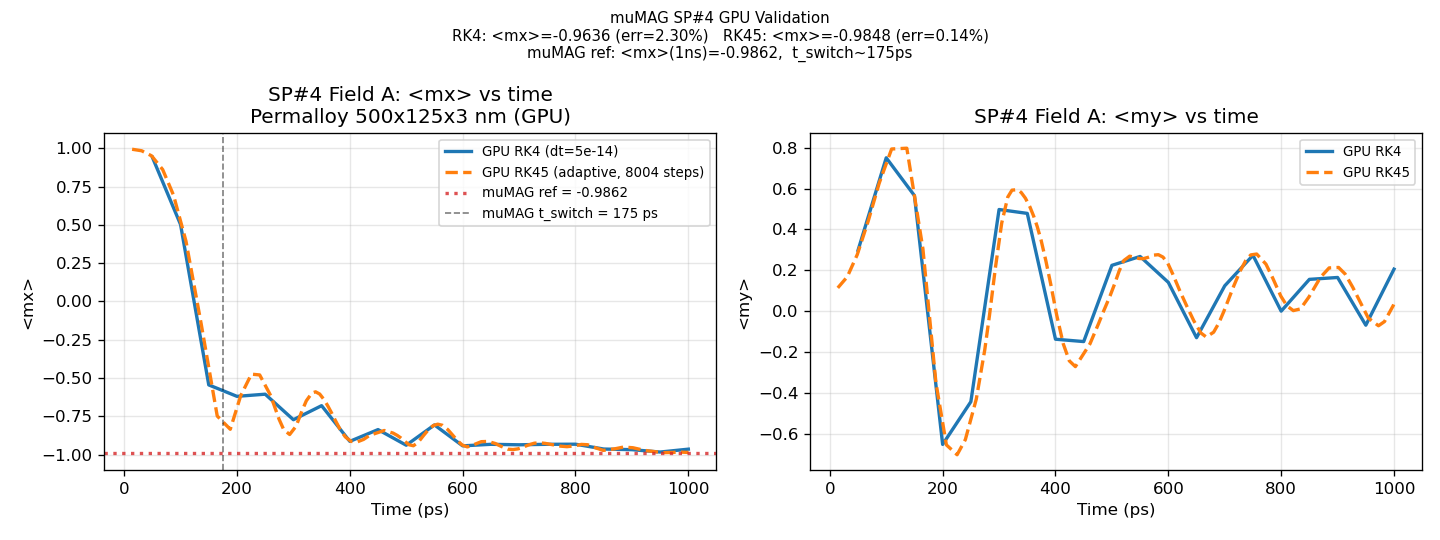

Write the Python code that produced this figure.
"""
Notebook 28: muMAG Standard Problem #4 GPU Full Validation

SP#4 (Field A): Permalloy 500x125x3 nm, 200x50x1 cells (2.5x2.5x3 nm).
H_ext = (-24.6, 4.3, 0) kA/m applied instantaneously at t=0.

muMAG reference (consensus):  <mx>(1 ns) = -0.9862,  t_switch ~ 0.175 ns

This notebook:
  A) GPU RK4  (fixed dt = 5e-14 s, 20000 steps, 1 ns)
  B) GPU RK45 (adaptive DOPRI5, same physical time 1 ns)
  C) CPU  RK4 (first 500 steps = 25 ps, accuracy cross-check)
  D) Plot <mx>(t), <my>(t) for GPU RK4 + RK45 vs muMAG reference
"""

import os, sys, time
sys.path.insert(0, os.path.join(os.path.dirname(__file__), '..', 'build', 'windows-msvc-cuda', 'python'))
os.add_dll_directory('C:/Program Files/NVIDIA GPU Computing Toolkit/CUDA/v13.2/bin/x64')

import numpy as np
import micromag as mm

print("Notebook 28: SP#4 GPU Full Validation")
print(f"  CUDA: {mm.cuda_available()}")

# ---------------------------------------------------------------------------
# Setup: SP#4 Field A
# 200x50x1, dx=dy=2.5 nm, dz=3 nm -> physical 500x125x3 nm Permalloy
# ---------------------------------------------------------------------------
Nx, Ny, Nz = 200, 50, 1
dx, dy, dz  = 2.5e-9, 2.5e-9, 3.0e-9
g = mm.StructuredGrid(Nx, Ny, Nz, dx, dy, dz)

mat = mm.Material.permalloy()          # Ms=860 kA/m, A=13 pJ/m, alpha=0.02
Hx, Hy = -24.6e3, 4.3e3               # SP#4 Field A [A/m]

print(f"\nSP#4 geometry: {Nx}x{Ny}x{Nz}, dx={dx*1e9:.1f}x{dy*1e9:.1f}x{dz*1e9:.1f} nm")
print(f"  Physical: {int(Nx*dx*1e9)}x{int(Ny*dy*1e9)}x{int(Nz*dz*1e9)} nm")
print(f"  H_ext: ({Hx/1e3:.1f}, {Hy/1e3:.1f}, 0) kA/m")
print(f"  muMAG ref: <mx>(1 ns) = -0.9862,  t_switch ~ 175 ps")

# Initial state: quasi-uniform, slightly tilted toward +y
a0 = np.zeros((Nz, Ny, Nx, 3))
a0[..., 0] = 1.0; a0[..., 1] = 0.1
n = np.linalg.norm(a0, axis=-1, keepdims=True)
a0 = a0 / n
m0 = mm.VectorField3D(g)
mm.from_numpy(m0, a0)

def mean_mx_my(m_field):
    a = mm.to_numpy(m_field)         # (nz, ny, nx, 3)
    return float(a[..., 0].mean()), float(a[..., 1].mean())

# GPU fields (shared across integrators)
demag_g  = mm.DemagFieldGPU(g)
exch_g   = mm.ExchangeFieldGPU(g)
zeeman_g = mm.ZeemanFieldGPU(g)
zeeman_g.H_ext = mm.Vec3(Hx, Hy, 0.0)

fields_g = mm.FieldSumGPU()
fields_g.add(exch_g)
fields_g.add(zeeman_g)

torques_g = mm.SpinTorqueSumGPU()    # empty (no STT)

# ---------------------------------------------------------------------------
# Part A: GPU RK4  (dt = 5e-14 s, 1 ns)
# ---------------------------------------------------------------------------
print("\n--- Part A: GPU RK4 (dt=5e-14 s, 1 ns = 20000 steps) ---")

dt_rk4   = 5e-14
n_total  = 20000          # 1 ns
log_int  = 1000           # log every 50 ps

integ_rk4 = mm.RK4IntegratorGPU(g, dt_rk4)
integ_rk4.upload(m0)

mx_rk4, my_rk4, t_rk4 = [], [], []
switched_rk4, t_switch_rk4 = False, -1.0

print(f"  {'t (ps)':>9}  {'<mx>':>10}  {'<my>':>10}")
t0 = time.time()
for k in range(1, n_total + 1):
    integ_rk4.step(mat, demag_g, fields_g, torques_g)
    if k % log_int == 0:
        m_tmp = mm.VectorField3D(g)
        integ_rk4.download(m_tmp)
        mx, my = mean_mx_my(m_tmp)
        t_ps = k * dt_rk4 * 1e12
        mx_rk4.append(mx); my_rk4.append(my); t_rk4.append(t_ps)
        if k % (log_int * 4) == 0:
            print(f"  {t_ps:>9.0f}  {mx:>10.6f}  {my:>10.6f}")
        if not switched_rk4 and mx < 0:
            switched_rk4 = True
            t_switch_rk4 = t_ps

wall_rk4 = time.time() - t0
mx_fin_rk4 = mx_rk4[-1]
print(f"  Wall: {wall_rk4:.1f} s  ({wall_rk4/n_total*1e3:.3f} ms/step)")
print(f"  <mx>(1 ns) = {mx_fin_rk4:.4f}  (muMAG: -0.9862,  err={abs(mx_fin_rk4+0.9862)*100:.2f}%)")
if switched_rk4:
    print(f"  t_switch ~ {t_switch_rk4:.0f} ps  (muMAG: 175 ps)")

# ---------------------------------------------------------------------------
# Part B: GPU RK45 (adaptive DOPRI5, 1 ns)
# ---------------------------------------------------------------------------
print("\n--- Part B: GPU RK45 adaptive (DOPRI5, 1 ns) ---")

t_end    = 1e-9
opts_rk45 = mm.RK45GPUOptions()
opts_rk45.dt_init = 1e-14
opts_rk45.rtol    = 1e-4
opts_rk45.atol    = 1e-6

integ_rk45 = mm.RK45IntegratorGPU(g, opts_rk45)
integ_rk45.upload(m0)

mx_rk45, my_rk45, t_rk45 = [], [], []
switched_rk45, t_switch_rk45 = False, -1.0

t_now = 0.0; n_steps_rk45 = 0
log_every = 100    # log every 100 accepted steps
t0 = time.time()

while t_now < t_end - 1e-18:
    integ_rk45.step(mat, demag_g, fields_g, torques_g)
    t_now += integ_rk45.dt
    n_steps_rk45 += 1
    if n_steps_rk45 % log_every == 0 or t_now >= t_end:
        m_tmp = mm.VectorField3D(g)
        integ_rk45.download(m_tmp)
        mx, my = mean_mx_my(m_tmp)
        t_ps = t_now * 1e12
        mx_rk45.append(mx); my_rk45.append(my); t_rk45.append(t_ps)
        if not switched_rk45 and mx < 0:
            switched_rk45 = True
            t_switch_rk45 = t_ps

wall_rk45 = time.time() - t0
mx_fin_rk45 = mx_rk45[-1]
print(f"  Steps taken: {n_steps_rk45}  Wall: {wall_rk45:.1f} s  ({wall_rk45/max(n_steps_rk45,1)*1e3:.3f} ms/step)")
print(f"  <mx>(1 ns) = {mx_fin_rk45:.4f}  (muMAG: -0.9862,  err={abs(mx_fin_rk45+0.9862)*100:.2f}%)")
if switched_rk45:
    print(f"  t_switch ~ {t_switch_rk45:.0f} ps  (muMAG: 175 ps)")

# ---------------------------------------------------------------------------
# Part C: CPU RK4 first 25 ps (500 steps) -- cross-check
# ---------------------------------------------------------------------------
print("\n--- Part C: CPU RK4 (first 25 ps = 500 steps) ---")

demag_c  = mm.DemagField(g)
exch_c   = mm.ExchangeField()
zeeman_c = mm.ZeemanField(mm.Vec3(Hx, Hy, 0.0))

heff_c = mm.EffectiveFieldSum()
heff_c.add(exch_c); heff_c.add(demag_c); heff_c.add(zeeman_c)

integ_cpu = mm.RK4Integrator(dt_rk4)
m_cpu = mm.VectorField3D(g)
mm.from_numpy(m_cpu, a0)

n_cpu = 1000   # 1000 steps = 50 ps  (matches first GPU log point at 50 ps)
t0 = time.time()
for _ in range(n_cpu):
    integ_cpu.step(m_cpu, mat, heff_c)
wall_cpu = time.time() - t0

mx_cpu, my_cpu = mean_mx_my(m_cpu)
print(f"  CPU 50 ps ({n_cpu} steps): <mx>={mx_cpu:.6f}  <my>={my_cpu:.6f}  ({wall_cpu:.2f} s)")

# GPU at 50 ps (first log point)
idx_50ps = min(range(len(t_rk4)), key=lambda i: abs(t_rk4[i] - 50))
print(f"  GPU RK4 ~50 ps: <mx>={mx_rk4[idx_50ps]:.6f}  (t={t_rk4[idx_50ps]:.0f} ps)")
diff = abs(mx_rk4[idx_50ps] - mx_cpu)
print(f"  CPU/GPU diff: {diff:.2e}  (should be < 1e-4)")

# ---------------------------------------------------------------------------
# Summary table
# ---------------------------------------------------------------------------
mu_ref = -0.9862
print("\n=== Summary ===")
n_cells = Nx * Ny * Nz
print(f"  Grid: {Nx}x{Ny}x{Nz} = {n_cells:,} cells, {int(Nx*dx*1e9)}x{int(Ny*dy*1e9)}x{int(Nz*dz*1e9)} nm Py")
print(f"  H_ext = ({Hx/1e3:.1f}, {Hy/1e3:.1f}, 0) kA/m  (SP#4 Field A)")
print(f"")
print(f"  {'Method':<20} {'<mx>(1ns)':>12} {'err%':>8} {'t_switch(ps)':>14} {'wall(s)':>9}")
print(f"  {'-'*68}")
sw_rk4_str  = f"{int(t_switch_rk4)}" if switched_rk4 else "N/A"
sw_rk45_str = f"{int(t_switch_rk45)}" if switched_rk45 else "N/A"
print(f"  {'muMAG consensus':<20} {mu_ref:>12.4f} {'--':>8} {'~175':>14} {'--':>9}")
print(f"  {'GPU RK4':<20} {mx_fin_rk4:>12.4f} {abs(mx_fin_rk4-mu_ref)/abs(mu_ref)*100:>8.2f}"
      f" {sw_rk4_str:>14}  {wall_rk4:>8.1f}")
print(f"  {'GPU RK45':<20} {mx_fin_rk45:>12.4f} {abs(mx_fin_rk45-mu_ref)/abs(mu_ref)*100:>8.2f}"
      f" {sw_rk45_str:>14}  {wall_rk45:>8.1f}")

# ---------------------------------------------------------------------------
# Plot
# ---------------------------------------------------------------------------
try:
    import matplotlib; matplotlib.use('Agg')
    import matplotlib.pyplot as plt

    fig, axes = plt.subplots(1, 2, figsize=(12, 4.5))

    ax = axes[0]
    ax.plot(t_rk4, mx_rk4, '-', color='C0', lw=2, label='GPU RK4 (dt=5e-14)')
    ax.plot(t_rk45, mx_rk45, '--', color='C1', lw=2,
            label=f'GPU RK45 (adaptive, {n_steps_rk45} steps)')
    ax.axhline(mu_ref, color='C3', ls=':', lw=2, alpha=0.8,
               label=f'muMAG ref = {mu_ref}')
    ax.axvline(175, color='k', ls='--', lw=1, alpha=0.5,
               label='muMAG t_switch = 175 ps')
    ax.set_xlabel('Time (ps)'); ax.set_ylabel('<mx>')
    ax.set_title('SP#4 Field A: <mx> vs time\nPermalloy 500x125x3 nm (GPU)')
    ax.legend(fontsize=8); ax.grid(alpha=0.3)
    ax.set_ylim(-1.1, 1.1)

    ax = axes[1]
    ax.plot(t_rk4, my_rk4, '-', color='C0', lw=2, label='GPU RK4')
    ax.plot(t_rk45, my_rk45, '--', color='C1', lw=2, label='GPU RK45')
    ax.set_xlabel('Time (ps)'); ax.set_ylabel('<my>')
    ax.set_title('SP#4 Field A: <my> vs time')
    ax.legend(fontsize=8); ax.grid(alpha=0.3)

    annot_rk4  = f"<mx>={mx_fin_rk4:.4f} (err={abs(mx_fin_rk4-mu_ref)/abs(mu_ref)*100:.2f}%)"
    annot_rk45 = f"<mx>={mx_fin_rk45:.4f} (err={abs(mx_fin_rk45-mu_ref)/abs(mu_ref)*100:.2f}%)"
    plt.suptitle(
        f'muMAG SP#4 GPU Validation\n'
        f'RK4: {annot_rk4}   RK45: {annot_rk45}\n'
        f'muMAG ref: <mx>(1ns)=-0.9862,  t_switch~175ps',
        fontsize=9)
    plt.tight_layout()
    out = os.path.join(os.path.dirname(__file__), '28_sp4_gpu_validation.png')
    plt.savefig(out, dpi=120); print(f"\nPlot saved: {out}")
except Exception as e:
    print(f"Plot error: {e}")
